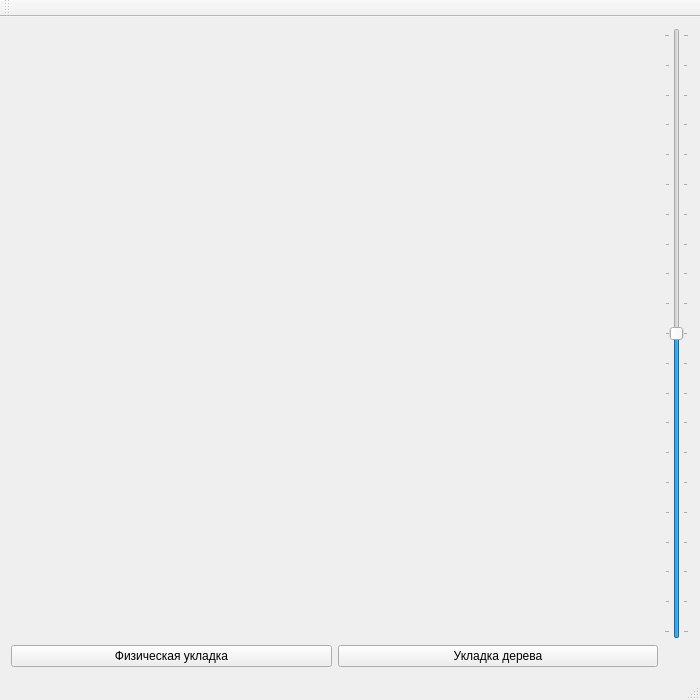
<?xml version="1.0" encoding="UTF-8"?>
<ui version="4.0">
 <class>MainWindow</class>
 <widget class="QMainWindow" name="MainWindow">
  <property name="geometry">
   <rect>
    <x>0</x>
    <y>0</y>
    <width>700</width>
    <height>700</height>
   </rect>
  </property>
  <property name="windowTitle">
   <string>MainWindow</string>
  </property>
  <widget class="QWidget" name="centralWidget">
   <layout class="QGridLayout" name="gridLayout">
    <item row="0" column="0">
     <layout class="QGridLayout" name="viewLayout"/>
    </item>
    <item row="0" column="1">
     <widget class="QSlider" name="verticalSlider">
      <property name="minimum">
       <number>-100</number>
      </property>
      <property name="maximum">
       <number>100</number>
      </property>
      <property name="value">
       <number>0</number>
      </property>
      <property name="sliderPosition">
       <number>0</number>
      </property>
      <property name="orientation">
       <enum>Qt::Vertical</enum>
      </property>
      <property name="tickPosition">
       <enum>QSlider::TicksBothSides</enum>
      </property>
      <property name="tickInterval">
       <number>10</number>
      </property>
     </widget>
    </item>
    <item row="1" column="0">
     <layout class="QHBoxLayout" name="horizontalLayout">
      <item>
       <widget class="QPushButton" name="forceButton">
        <property name="text">
         <string>Физическая укладка</string>
        </property>
       </widget>
      </item>
      <item>
       <widget class="QPushButton" name="treeButton">
        <property name="text">
         <string>Укладка дерева</string>
        </property>
       </widget>
      </item>
     </layout>
    </item>
   </layout>
  </widget>
  <widget class="QMenuBar" name="menuBar">
   <property name="geometry">
    <rect>
     <x>0</x>
     <y>0</y>
     <width>700</width>
     <height>26</height>
    </rect>
   </property>
  </widget>
  <widget class="QToolBar" name="mainToolBar">
   <attribute name="toolBarArea">
    <enum>TopToolBarArea</enum>
   </attribute>
   <attribute name="toolBarBreak">
    <bool>false</bool>
   </attribute>
  </widget>
  <widget class="QStatusBar" name="statusBar"/>
 </widget>
 <layoutdefault spacing="6" margin="11"/>
 <resources/>
 <connections/>
</ui>
